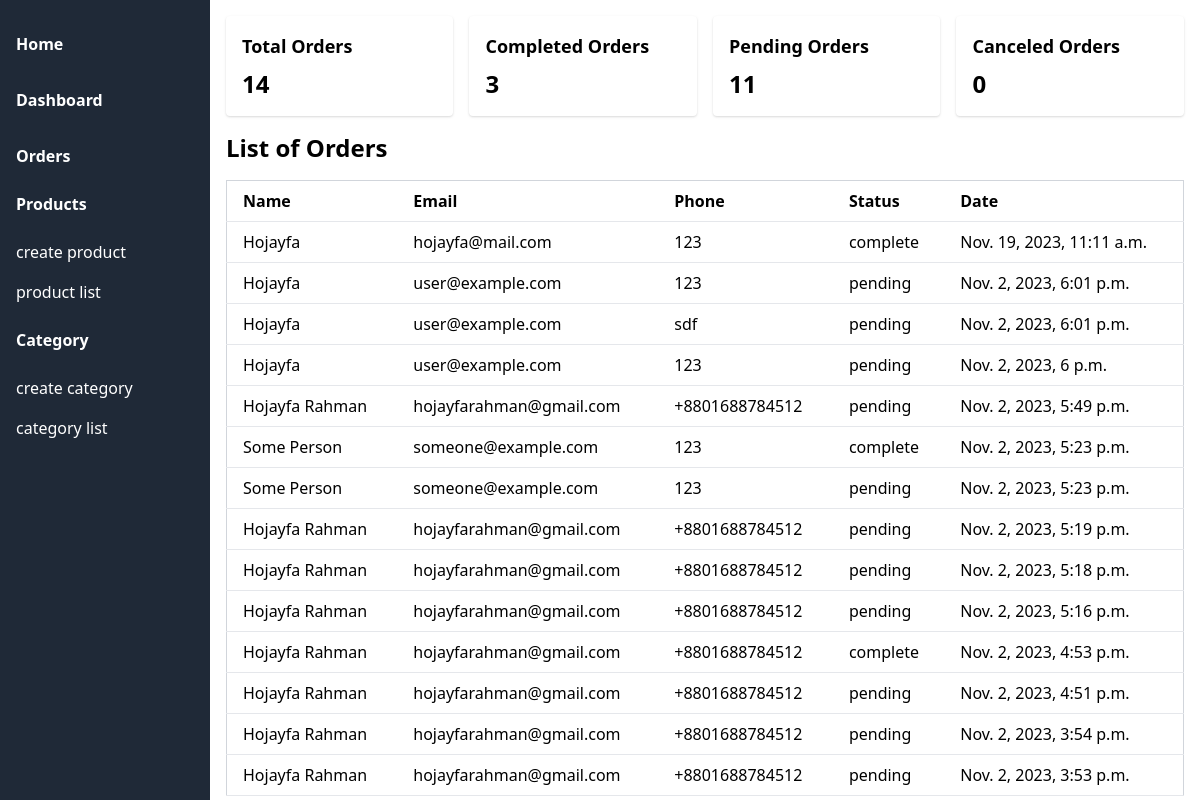
Before: /order_list/ (signed in) with the older database file.
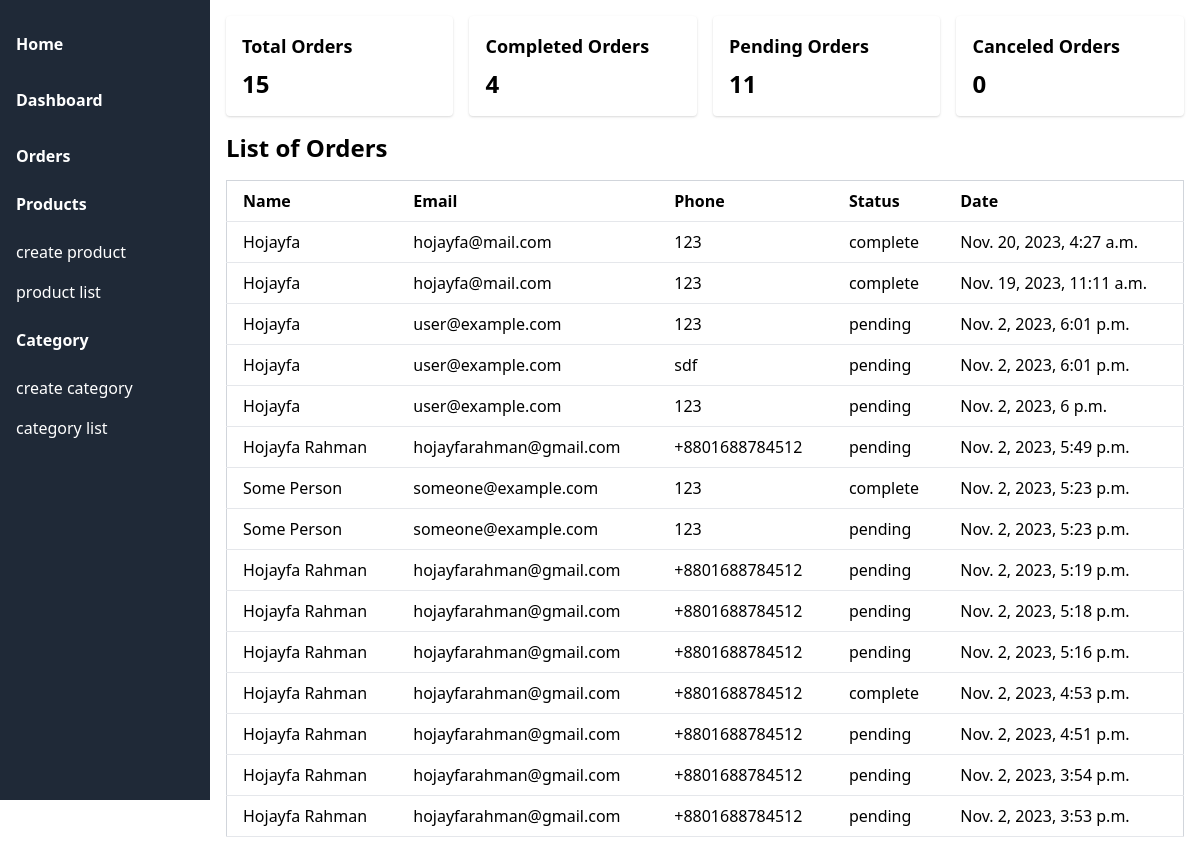
After: the same page with the newer database file.
### orders/models.py (models this page shows, shortened)
class Order(models.Model):
    STATUS_CHOICES = (
        ('pending', 'Pending'),
        ('cancel', 'Canceled'),
        ('complete', 'Completed'),
    )
    name = models.CharField(max_length=255)
    phone = models.CharField(max_length=20)
    email = models.EmailField()
    status = models.CharField(max_length=10, choices=STATUS_CHOICES, default='pending')
    created_at = models.DateTimeField(auto_now_add=True)
    updated_at = models.DateTimeField(auto_now=True)

### administration/views.py (the view)
# urls.py: path('order_list/', views.order_list, name='order-list' ),
@login_required
def order_list(request):
    orders = Order.objects.order_by("-id")
    total = Order.objects.count()
    complete = Order.objects.filter(status="complete").count()
    pending = Order.objects.filter(status="pending").count()
    cancel = Order.objects.filter(status="cancel").count()
    return render(
        request,
        "admin/order/list.html",
        {
            "orders": orders,
            "complete": complete,
            "pending": pending,
            "cancel": cancel,
            "total": total,
        },
    )

### cart/context_processors.py (called while the page is built)
def cart_items_count(request):
    session_id = request.session.session_key
    cart_items = CartItem.objects.filter(session_id=session_id)
    cart_items_count = 0
    for item in cart_items:
        cart_items_count += item.quantity
    return {"cart_items_count": cart_items_count}

### administration/templates/admin/order/list.html
{% extends "admin.html" %}
{% block body %}
<div class="container mx-auto p-4">
    <div class="grid grid-cols-1 sm:grid-cols-2 md:grid-cols-4 gap-4">
  <div class="bg-white p-4 rounded shadow">
    <h3 class="text-lg font-semibold mb-2">Total Orders</h3>
    <p class="text-2xl font-bold">{{ total }}</p>
  </div>
  <div class="bg-white p-4 rounded shadow">
    <h3 class="text-lg font-semibold mb-2">Completed Orders</h3>
    <p class="text-2xl font-bold">{{ complete }}</p>
  </div>
  <div class="bg-white p-4 rounded shadow">
    <h3 class="text-lg font-semibold mb-2">Pending Orders</h3>
    <p class="text-2xl font-bold">{{ pending }}</p>
  </div>
  <div class="bg-white p-4 rounded shadow">
    <h3 class="text-lg font-semibold mb-2">Canceled Orders</h3>
    <p class="text-2xl font-bold">{{ cancel}}</p>
  </div>
</div>
    <h1 class="text-2xl font-bold mb-4 mt-4">List of Orders</h1>
    <table class="min-w-full bg-white border border-gray-300 items-center">
      <thead>
        <tr>
          <th class="py-2 px-4 border-b mb-2 text-left">Name</th>
          <th class="py-2 px-4 border-b mb-2 text-left">Email</th>
          <th class="py-2 px-4 border-b mb-2 text-left">Phone</th>
          <th class="py-2 px-4 border-b mb-2 text-left">Status</th>
          <th class="py-2 px-4 border-b mb-2 text-left">Date</th>
        </tr>
      </thead>
      <tbody>
        {% for order in orders %}
        <tr>
          <td class="py-2 px-4 border-b mb-2 text-left">{{order.name}}</td>
          <td class="py-2 px-4 border-b mb-2 text-left">{{order.email}}</td>
          <td class="py-2 px-4 border-b mb-2 text-left">{{order.phone}}</td>
          <td class="py-2 px-4 border-b mb-2 text-left">{{order.status}}</td>
          <td class="py-2 px-4 border-b mb-2 text-left">{{order.created_at}}</td>
        </tr>
        {% endfor %}
      </tbody>
    </table>
  </div>
{% endblock %}

### administration/templates/admin.html (shortened to what this page needs)
<!DOCTYPE html>
<html>
<head>
  <link href="https://cdn.jsdelivr.net/npm/tailwindcss@2.2.4/dist/tailwind.min.css" rel="stylesheet">
</head>
<body>
  <div class="flex">
    <div class="w-64 h-screen bg-gray-800">
      <ul class="py-4">
        <li class="p-4 hover:bg-gray-700">
          <a href="/" class="font-semibold text-white">Home</a>
        </li>
        <li class="p-4 hover:bg-gray-700">
          <a href="{% url 'dashboard' %}" class="font-semibold text-white">Dashboard</a>
        </li>
        <li class="p-4 hover:bg-gray-700">
          <a href="{% url 'order-list' %}" class="font-semibold text-white">Orders</a>
        </li>
        <li class="mb-2 ">
          <div x-data="{ open: false }">
            <button @click="open = !open" class="flex items-center justify-between w-full px-4 py-2 text-white rounded hover:bg-gray-600">
              <span class="font-semibold">Products</span>
            </button>
            <div x-show="open" @click.away="open = false" class="mt-2">
              <a href="{% url 'create-product' %}" class="block px-4 py-2 text-white hover:bg-gray-600">create product</a>
              <a href="{% url 'product-list' %}" class="block px-4 py-2 text-white hover:bg-gray-600">product list </a>
            </div>
          </div>
        </li>
        <li class="mb-2 ">
          <div x-data="{ open: false }">
            <button @click="open = !open" class="flex items-center justify-between w-full px-4 py-2 text-white rounded hover:bg-gray-600">
              <span class="font-semibold">Category</span>
            </button>
            <div x-show="open" @click.away="open = false" class="mt-2">
              <a href="{% url 'create-category' %}" class="block px-4 py-2 text-white hover:bg-gray-600">create category</a>
              <a href="{% url 'category-list' %}" class="block px-4 py-2 text-white hover:bg-gray-600">category list </a>
            </div>
          </div>
        </li>
        </ul>
    </div>
    {% block body %}{% endblock  %}
  </div>
</body>
</html>

Changed rows visible on the page:
added Order: name "Hojayfa", email "hojayfa@mail.com", phone "123", status "complete", created_at "Nov. 20, 2023, 4:27 a.m."
Other visible differences:
{{ total }}: "14" → "15"
{{ complete }}: "3" → "4"
